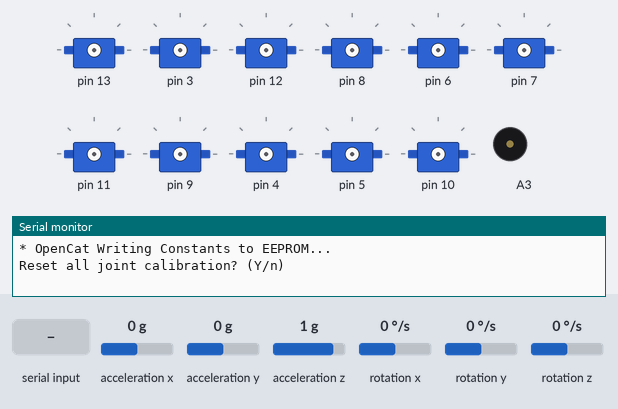
Simulated run of this sketch. Board: Arduino Uno, built with avr-gcc and run on an emulated ATmega328P. Parts: 11 × servo, buzzer (waves = sounding), the last lines printed to the serial monitor. The inputs (shaded band) are chosen by the test bench; at power-on: acceleration x 0 g, acceleration y 0 g, acceleration z 1 g, rotation x 0 °/s, rotation y 0 °/s, rotation z 0 °/s. EEPROM starts erased.

Above: at 0.9 s.
1.0 s: "c,1\n" received over Serial
At 3.2 s:
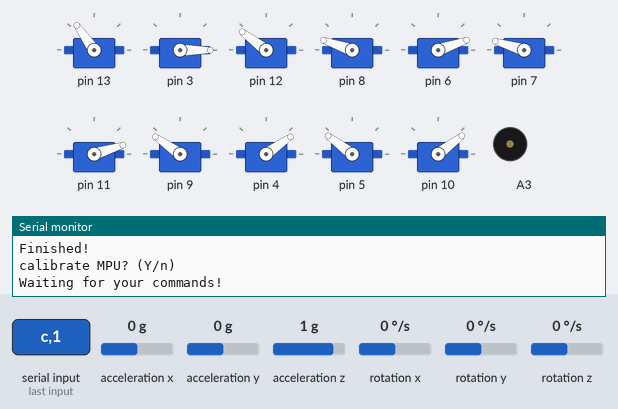
4.0 s: byte 100 ('d') received over Serial
At 5.1 s:
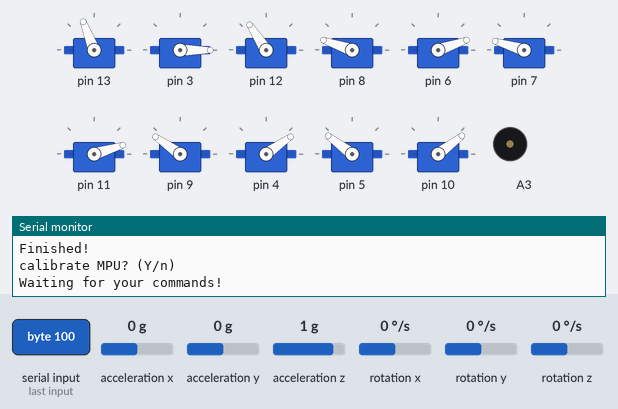
6.9 s: byte 99 ('c') received over Serial
At 8.6 s:
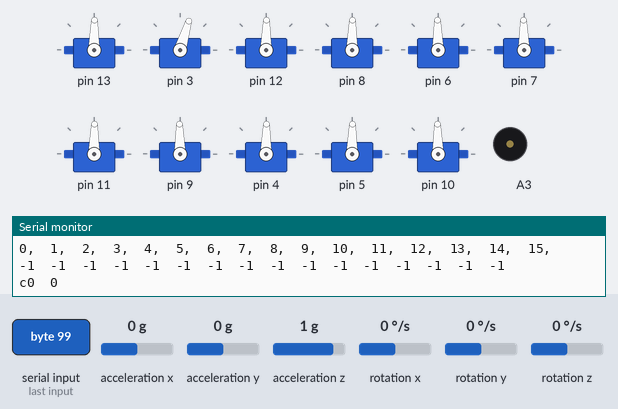
9.6 s: byte 103 ('g') received over Serial
At 10.8 s:
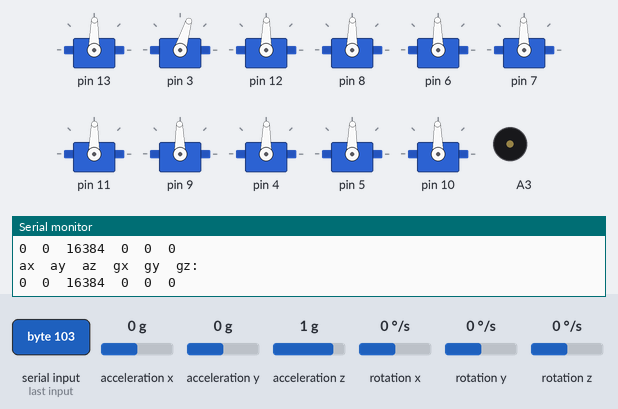
11.1 s: byte 115 ('s') received over Serial
At 12.3 s:
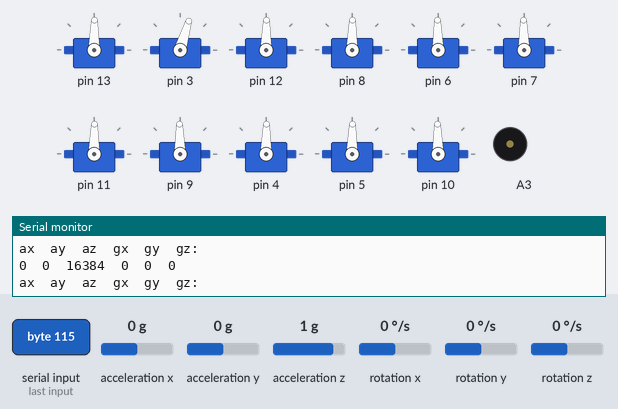
14.1 s: byte 97 ('a') received over Serial
At 14.5 s:
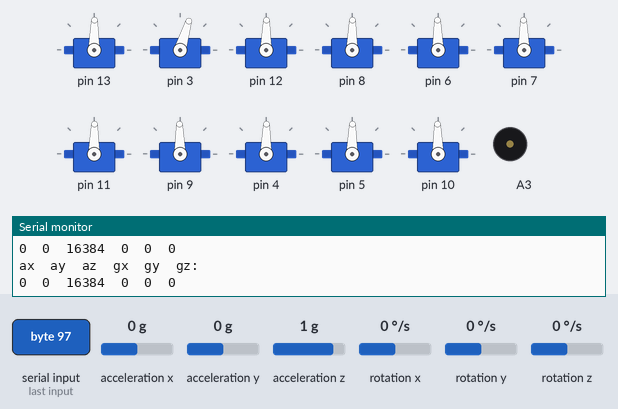
Timing chart, 0 to 17.1 s (numbered marks = the images above; inputs shaded):
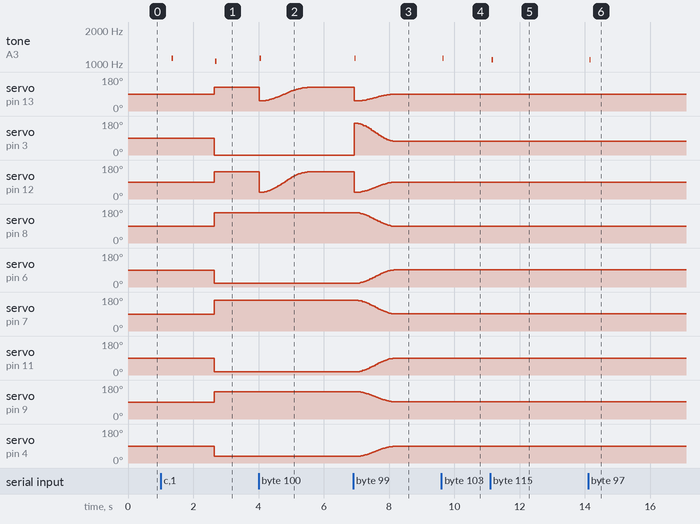

Measured:
- after the input at 1.0 s, tone on A3: silent → 1121 Hz after 0.34 s, → silent 0.04 s later, → 1056 Hz 1.3 s later, → silent 0.04 s later; servo on pin 13: 90° → 125° after 1.6 s; servo on pin 3: 90° → 0° after 1.6 s; servo on pin 12, servo on pin 5: 90° → 143° after 1.6 s; servo on pin 8: 90° → 161° after 1.6 s
- after the input at 4.0 s, tone on A3: silent → 1121 Hz at once, → silent 0.04 s later
- after the input at 6.9 s, tone on A3: silent → 1121 Hz at once, → silent 0.04 s later; servo on pin 8: moves from 161° to 89° over 1.1 s, starting after 0.09 s
- after the input at 9.6 s, tone on A3: silent → 1121 Hz at once, → silent 0.04 s later
- after the input at 11.1 s, tone on A3: silent → 1086 Hz after 0.05 s, → silent 0.04 s later
- after the input at 14.1 s, tone on A3: silent → 1086 Hz after 0.05 s, → silent 0.04 s later

The sketch:

WriteInstinct.ino
```cpp
// (licence header left out)
#include "OpenCat.h"
#define INSTINCT_SKETCH

void saveMPUcalib(int * var) {
  for (byte i = 0; i < 6; i++)
    EEPROM.update(MPUCALIB + i, var[i]);
}

void writeConst() {
  EEPROM.update(MELODY, sizeof(melody));
  for (byte i = 0; i < sizeof(melody); i++)
    EEPROM.update(MELODY - 1 - i, melody[i]);
  PTLF("Reset all joint calibration? (Y/n)");
  while (!Serial.available());
  char resetJointCalibrationQ = Serial.read();
  for (byte i = 0; i < DOF; i++) {
    if (resetJointCalibrationQ == 'Y')
      EEPROM.update(CALIB + i, calibs[i]);
    EEPROM.update(PIN + i, pins[i]);
    EEPROM.update(MID_SHIFT + i, middleShifts[i]);
    EEPROM.update(ROTATION_DIRECTION + i, rotationDirections[i]);
    EEPROM.update(SERVO_ANGLE_RANGE + i, servoAngleRanges[i]);
    for (byte para = 0; para < NUM_ADAPT_PARAM; para++) {
      EEPROM.update(ADAPT_PARAM + i * NUM_ADAPT_PARAM + para, round(adaptiveParameterArray[i][para]));
    }
    /*PT(servoCalib(i));
      PT(',');*/
  }
  //PTL();
}
void saveSkillInfoFromProgmemToOnboardEeprom() {
  int skillAddressShift = 0;
  unsigned int i2cEepromAddress = 0; //won't hurt if unused
#ifdef I2C_EEPROM
  PTLF("\n* Do you need to update Instincts? (Y/n)");
  while (!Serial.available());
  char choice = Serial.read();
  PT(choice == 'Y' ? "Will" : "Won't");
  PTL(" overwrite Instincts on external I2C EEPROM!");
#endif
  PTLF("Saving skill info...");
  for (byte s = 0; s < NUM_SKILLS; s++) {//save skill info to on-board EEPROM
    byte len = strlen(skillNameWithType[s]);
    EEPROM.update(SKILLS + skillAddressShift++, len - 1); //the last char in name denotes skill type, I(nstinct) on external eeprom, N(ewbility) on progmem
    PT(skillNameWithType[s][len - 1] == 'I' ? "I nstinct:\t" : "N ewbility:\t");
    for (byte l = 0; l < len; l++) {
      PT(skillNameWithType[s][l]);
      EEPROM.update(SKILLS + skillAddressShift++, skillNameWithType[s][l]);
    }
    PTL();
    //PTL("Current EEPROM address is " + String(SKILLS + skillAddressShift));
#ifdef I2C_EEPROM
    if (!EEPROMOverflow)
      if (skillNameWithType[s][len - 1] == 'I' && choice == 'Y') { //  if there's instinct and there's i2c eeprom, and user decide to update.
        // save the data array to i2c eeprom. its address will be saved to onboard eeprom
        EEPROMWriteInt(SKILLS + skillAddressShift, i2cEepromAddress);
        copyDataFromPgmToI2cEeprom(i2cEepromAddress,  (unsigned int) progmemPointer[s]);
      }
#endif
    skillAddressShift += 2; // one int (2 bytes) for address
  }
  PTLF("  ******************* Notice! ****************************");
  PTLF("    Maximal storage of onboard EEPROM is 1024 bytes.");
  PTF("\tInstinctive dictionary used ");
  PT(SKILLS + skillAddressShift);
  PT(" bytes (");
  PT(float(100) * (SKILLS + skillAddressShift) / 1024);
  PTLF(" %)!");
#ifdef I2C_EEPROM
  if (choice == 'Y') {
    PTF("    Maximal storage of external I2C EEPROM is ");
    PT(EEPROM_SIZE);
    PTLF(" bytes.");
    PT("\tInstinctive data used ");
    PT(i2cEepromAddress);
    PT(" bytes (");
    PT(float(100)*i2cEepromAddress / EEPROM_SIZE);
    PTLF(" %)!");
  }
#endif
  PTLF("  ********************************************************");
  PTLF("Finished!");
}

// the following MPU calibration codes are modified based on http://wired.chillibasket.com/2015/01/calibrating-mpu6050/
// Rongzhong Li
// Sep 16, 2018

// Arduino sketch that returns calibration offsets for MPU6050
//   Version 1.1  (31th January 2014)
// Done by Luis Ródenas <luisrodenaslorda@gmail.com>
// Based on the I2Cdev library and previous work by Jeff Rowberg <jeff@rowberg.net>
// Updates (of the library) should (hopefully) always be available at https://github.com/jrowberg/i2cdevlib

// These offsets were meant to calibrate MPU6050's internal DMP, but can be also useful for reading sensors.
// The effect of temperature has not been taken into account so I can't promise that it will work if you
// calibrate indoors and then use it outdoors. Best is to calibrate and use at the same room temperature.

/* ==========  LICENSE  ==================================
  I2Cdev device library code is placed under the MIT license
  Copyright (c) 2011 Jeff Rowberg

  Permission is hereby granted, free of charge, to any person obtaining a copy
  of this software and associated documentation files (the "Software"), to deal
  in the Software without restriction, including without limitation the rights
  to use, copy, modify, merge, publish, distribute, sublicense, and/or sell
  copies of the Software, and to permit persons to whom the Software is
  furnished to do so, subject to the following conditions:

  The above copyright notice and this permission notice shall be included in
  all copies or substantial portions of the Software.

  THE SOFTWARE IS PROVIDED "AS IS", WITHOUT WARRANTY OF ANY KIND, EXPRESS OR
  IMPLIED, INCLUDING BUT NOT LIMITED TO THE WARRANTIES OF MERCHANTABILITY,
  FITNESS FOR A PARTICULAR PURPOSE AND NONINFRINGEMENT. IN NO EVENT SHALL THE
  AUTHORS OR COPYRIGHT HOLDERS BE LIABLE FOR ANY CLAIM, DAMAGES OR OTHER
  LIABILITY, WHETHER IN AN ACTION OF CONTRACT, TORT OR OTHERWISE, ARISING FROM,
  OUT OF OR IN CONNECTION WITH THE SOFTWARE OR THE USE OR OTHER DEALINGS IN
  THE SOFTWARE.
  =========================================================
*/

// I2Cdev and MPU6050 must be installed as libraries
#include <I2Cdev.h>
#include <MPU6050.h>
#include <Wire.h>

///////////////////////////////////   CONFIGURATION   /////////////////////////////
//Change this 3 variables if you want to fine tune the skecth to your needs.
int discard = 100;
int buffersize = 1000;   //Amount of readings used to average, make it higher to get more precision but sketch will be slower  (default:1000)
int acel_deadzone = 8;   //Acelerometer error allowed, make it lower to get more precision, but sketch may not converge  (default:8)
int giro_deadzone = 1;   //Giro error allowed, make it lower to get more precision, but sketch may not converge  (default:1)

// default I2C address is 0x68
// specific I2C addresses may be passed as a parameter here
// AD0 low = 0x68 (default for InvenSense evaluation board)
// AD0 high = 0x69
//MPU6050 mpu;
MPU6050 mpu(0x68); // <-- use for AD0 high


byte stage = 0;
char choice;
int ag[6];      //int16_t ax, ay, az, gx, gy, gz;
int agMean[6];  //mean_ax, mean_ay, mean_az, mean_gx, mean_gy, mean_gz;
int agOffset[6];  //ax_offset, ay_offset, az_offset, gx_offset, gy_offset, gz_offset;
int mpuOffset[6];
uint8_t timer = 0;
#define SKIP 3
#ifdef SKIP
byte updateFrame = 0;
#endif
byte firstValidJoint;
char token;
#define CMD_LEN 10
char lastCmd[CMD_LEN] = {};
byte jointIdx = 0;

#define CMD_LEN 10
bool printMPU = false;


void setup() {
  // join I2C bus (I2Cdev library doesn't do this automatically)
#if I2CDEV_IMPLEMENTATION == I2CDEV_ARDUINO_WIRE
  Wire.begin();
  TWBR = 24; // 400kHz I2C clock (200kHz if CPU is 8MHz)
#elif I2CDEV_IMPLEMENTATION == I2CDEV_BUILTIN_FASTWIRE
  Fastwire::setup(400, true);
#endif

  Serial.begin(38400);
  Serial.setTimeout(5);
  delay(1);
  while (!Serial);//check here
  /*PTLF("MPU calibration data");
    for (byte i = 0; i < 6; i++){
    PTL(EEPROMReadInt(MPUCALIB + i * 2));
    PT("\t");
    }
    PTL();*/
  // initialize device
  mpu.initialize();

  // wait for ready
  while (Serial.available() && Serial.read()); // empty buffer
  PTLF("\n* OpenCat Writing Constants to EEPROM...");
  writeConst(); // only run for the first time when writing to the board.
  beep(30);
  saveSkillInfoFromProgmemToOnboardEeprom();
  assignSkillAddressToOnboardEeprom();

  // servo
  {
    //pwm.begin();
    //pwm.setPWMFreq(60 * PWM_FACTOR);
    initServos();
    delay(200);
    strcpy(lastCmd, "rest");
    motion.loadBySkillName("rest");
    for (byte i = 0; i < DOF; i++) {
      pulsePerDegree[i] = float(PWM_RANGE) / servoAngleRange(i);
      servoCalibs[i] = servoCalib(i);
      calibratedDuty0[i] =  SERVOMIN + PWM_RANGE / 2 + float(middleShift(i) + servoCalibs[i]) * pulsePerDegree[i]  * rotationDirection(i) ;
      calibratedPWM(i, motion.dutyAngles[i]);
    }
    shutServos();
    token = 'd';
  }
  beep(30);

  // start message
  PTLF("\ncalibrate MPU? (Y/n)");
  while (!Serial.available());
  choice = Serial.read();
  //PTLF("Gotcha!");
  if (choice == 'Y') {
    PTLF("\n* MPU6050 Calibration Routine");
    delay(1000);
    // verify connection
    PTL(mpu.testConnection() ? "MPU6050 connection successful" : "MPU6050 connection failed");
    delay(2000);
    // reset offsets
    mpu.setXAccelOffset(0);
    mpu.setYAccelOffset(0);
    mpu.setZAccelOffset(0);
    mpu.setXGyroOffset(0);
    mpu.setYGyroOffset(0);
    mpu.setZGyroOffset(0);
  } else {
    PTLF("Waiting for your commands!");
  }


}

void loop() {

  if (choice == 'Y') {
    if (stage == 0) {
      PTLF("\nReading sensors for first time...");
      meansensors();
      stage++;
      delay(1000);
    }

    if (stage == 1) {
      PTLF("\nYour MPU6050 should be placed in horizontal position, with package letters facing up.");
      PTLF("Don't touch it until all six numbers appear. You should hear a long beep followed by a Meooow!");
      calibration();
      stage++;
      delay(1000);
    }

    if (stage == 2) {
      meansensors();
      PTLF("FINISHED!");
      PTLF("\nData is printed as:\t\tacelX\tacelY\tacelZ\tgiroX\tgiroY\tgiroZ");
      PTLF("Readings should be close to:\t0\t0\t16384\t0\t0\t0");

      PTF("Sensor readings with offsets:\t");
      printList(agMean, 6);

      PTF("Your calibration offsets:\t");
      printList(agOffset, 6);

      PTLF("The offsets are saved and automatically sent to mpu.setXAccelOffset(yourOffset)\n");
      for (byte i = 0; i < 6; i++) {
        mpuOffset[i] = agOffset[i];
        EEPROMWriteInt(MPUCALIB + i * 2, mpuOffset[i]);
      }

      mpu.setXAccelOffset(agOffset[0]);
      mpu.setYAccelOffset(agOffset[1]);
      mpu.setZAccelOffset(agOffset[2]);
      mpu.setXGyroOffset(agOffset[3]);
      mpu.setYGyroOffset(agOffset[4]);
      mpu.setZGyroOffset(agOffset[5]);
      //while (1);
      stage = 3;
      initServos();
      meow();
    }
  }

  char cmd[CMD_LEN] = {};
  byte newCmd = 0;
  if (Serial.available() > 0) {
    token = Serial.read();
    newCmd = 3;
  }
  if (newCmd) {
    beep(newCmd * 10);
    // this block handles argumentless tokens

    if (token == 'g')
      printMPU = !printMPU;
    // if (token == 'h')
    //   PTLF("** Help Information **");// print the help document

    else if (token == 'd' ) {
      motion.loadBySkillName("rest");
      transform(motion.dutyAngles);
      PTLF("shut down servos");
      shutServos();
    }
    else if (token == 's') {
      PTLF("save calibration");
      saveCalib(servoCalibs);
    }
    else if (token == 'a') {
      PTLF("abort calibration");
      for (byte i = 0; i < DOF; i++) {
        servoCalibs[i] = servoCalib( i);
      }
    }
    // this block handles array like arguments
    else if (token == 'c' || token == 'm') {
      int target[2] = {};
      String inBuffer = Serial.readStringUntil('\n');
      byte inLen = 0;
      strcpy(cmd, inBuffer.c_str());
      char *pch;
      pch = strtok (cmd, " ,");
      for (int c = 0; pch != NULL; c++)
      {
        target[c] = atoi(pch);
        pch = strtok (NULL, " ,");
        inLen++;
      }

      if (token == 'c') {
        //PTLF("calibrating [ targetIdx, angle ]: ");
        if (strcmp(lastCmd, "c")) { //first time entering the calibration function
          motion.loadBySkillName("calib");
          transform(motion.dutyAngles);
          //shutServos();
        }
        if (inLen == 2)
          servoCalibs[target[0]] = target[1];
        PTL();
        for (byte i = 0; i < DOF; i++) {
          PT(i);
          PT(",\t");
        }
        PTL();
        printList(servoCalibs);
        yield();

      }
      else if (token == 'm') {
        //PTLF("moving [ targetIdx, angle ]: ");
        motion.dutyAngles[target[0]] = target[1];
      }
      PT(token);
      printList(target, 2);

      int duty = SERVOMIN + PWM_RANGE / 2 + float(middleShift(target[0])  + servoCalibs[target[0]] + motion.dutyAngles[target[0]]) * pulsePerDegree[target[0]] * rotationDirection(target[0]) ;
      writeServoMicroseconds(target[0],duty);
      //int angle = map(duty, SERVOMIN, SERVOMAX, 0, 180);
      //writeServo(target[0], angle);
      //pwm.setPWM(pin(target[0]), 0,  duty);
    }

    else if (Serial.available() > 0) {
      String inBuffer = Serial.readStringUntil('\n');
      strcpy(cmd, inBuffer.c_str());
    }
    while (Serial.available() && Serial.read()); //flush the remaining serial buffer in case the commands are parsed incorrectly

    if (strcmp(cmd, "") && strcmp(lastCmd, cmd) ) {
      //      PT("compare lastCmd ");
      //      PT(lastCmd);
      //      PT(" with newCmd ");
      //      PT(token);
      //      PT(cmd);
      //      PT("\n");
      if (token == 'w') {}; //some words for undefined behaviors

      if (token == 'k') { //validating key
        motion.loadBySkillName(cmd);
        //motion.info();
        PTF("free memory: ");
        PTL(freeMemory());
        timer = 0;
        if (strcmp(cmd, "balance") && strcmp(cmd, "lifted") && strcmp(cmd, "dropped") )
          strcpy(lastCmd, cmd);
        // if posture, start jointIdx from 0
        // if gait, walking DOF = 8, start jointIdx from 8
        //          walking DOF = 12, start jointIdx from 4
        firstValidJoint = (motion.period == 1) ? 0 : DOF - WalkingDOF;
        jointIdx = firstValidJoint;
        transform( motion.dutyAngles, firstValidJoint, 2);
        if (!strcmp(cmd, "rest")) {
          shutServos();
          token = 'd';
        }
      }
      else {
        lastCmd[0] = token;
        memset(lastCmd + 1, '\0', CMD_LEN - 1);
      }
    }
  }

  //motion block
  {
    if (printMPU) {
      mpu.getMotion6(ag, ag + 1, ag + 2, ag + 3, ag + 4, ag + 5);
      PTLF("ax\tay\taz\tgx\tgy\tgz: ");
      printList(ag, 6);
    }

    if (token == 'k') {
      // if (lastCmd[0] == 'm' && lastCmd[1] == 'r')
#ifndef HEAD  //skip head
      if (jointIdx == 0)
        jointIdx = 2;
#endif
#ifndef TAIL  //skip tail
      if (jointIdx == 2)
        jointIdx = 4;
#endif
      if (motion.period != 1) {//skip non-walking DOF
        if (jointIdx < 4)
          jointIdx = 4;

      }
#if WalkingDOF==8 //skip shoulder roll
      if (jointIdx == 4)
        jointIdx = 8;
#endif
      int dutyIdx = timer * WalkingDOF + jointIdx - firstValidJoint;
      calibratedPWM(jointIdx, motion.dutyAngles[dutyIdx] );
      jointIdx++;

      if (jointIdx == DOF) {
        jointIdx = 0;
#ifdef SKIP
        if (updateFrame++ == SKIP) {
          updateFrame = 0;
#endif
          timer = (timer + 1) % motion.period;
#ifdef SKIP
        }
#endif
      }
    }
  }
}

void meansensors() {
  long i = 0;
  long * agBuff = new long[6] {0, 0, 0, 0, 0, 0}; //buff_ax = 0, buff_ay = 0, buff_az = 0, buff_gx = 0, buff_gy = 0, buff_gz = 0;

  while (i < (buffersize + discard + 1)) {
    // read raw accel/gyro measurements from device
    mpu.getMotion6(ag, ag + 1, ag + 2, ag + 3, ag + 4, ag + 5);

    if (i > discard && i <= (buffersize + discard)) { //First 100 measures are discarded
      for (byte i = 0; i < 6; i++)
        agBuff[i] += ag[i];
      /*
        //replacing the following codes
        buff_ax = buff_ax + ax;
        buff_ay = buff_ay + ay;
        buff_az = buff_az + az;
        buff_gx = buff_gx + gx;
        buff_gy = buff_gy + gy;
        buff_gz = buff_gz + gz;*/
    }
    if (i == (buffersize + discard)) {
      for (byte i = 0; i < 6; i++)
        agMean[i] = agBuff[i] / buffersize;
      /*mean_ax = buff_ax / buffersize;
        mean_ay = buff_ay / buffersize;
        mean_az = buff_az / buffersize;
        mean_gx = buff_gx / buffersize;
        mean_gy = buff_gy / buffersize;
        mean_gz = buff_gz / buffersize;*/
    }
    i++;
    delay(2); //Needed so we don't get repeated measures
  }
  delete [] agBuff;
}

void calibration() {
  for (int i = 0; i < 6; i++) {
    agOffset[i] = ((i == 2 ? 16384 : 0) - agMean[i]) / 8; //agOffset[2] is az_offset

    /*
       //replacing the following codes
       ax_offset = -mean_ax / 8;
      ay_offset = -mean_ay / 8;
      az_offset = (16384 - mean_az) / 8;

      gx_offset = -mean_gx / 4;
      gy_offset = -mean_gy / 4;
      gz_offset = -mean_gz / 4;*/
  }
  while (1) {
    int ready = 0;
    mpu.setXAccelOffset(agOffset[0]);
    mpu.setYAccelOffset(agOffset[1]);
    mpu.setZAccelOffset(agOffset[2]);
    mpu.setXGyroOffset(agOffset[3]);
    mpu.setYGyroOffset(agOffset[4]);
    mpu.setZGyroOffset(agOffset[5]);
    /*
       //replacing the following codes
      mpu.setXAccelOffset(ax_offset);
      mpu.setYAccelOffset(ay_offset);
      mpu.setZAccelOffset(az_offset);
      mpu.setXGyroOffset(gx_offset);
      mpu.setYGyroOffset(gy_offset);
      mpu.setZGyroOffset(gz_offset);*/

    meansensors();

    for (int i = 0; i < 6; i++) {
      int tolerance = (i < 3) ? acel_deadzone : giro_deadzone;
      if (abs((i == 2 ? 16384 : 0) - agMean[i]) <= tolerance) {
        PT(i + 1);
        beep(i * 2 + (i == 3 ? 0 : 1), 100, 10); // note F to G takes half tone
        ready++;
      }
      else {
        PT('.');
        agOffset[i] -= (agMean[i] - (i == 2 ? 16384 : 0)) / (tolerance == 1 ? 3 : tolerance);
      }
    }
    PTL();
    for (int i = 0; i < 6; i++) {
      PT(agOffset[i]);
      PT("\t");
    }
    PTL();
    /*  //replacing the following codes

          if (abs(mean_ax) <= acel_deadzone) {
            PT (1);
            beep(1, 100, 10);
            ready++;
          }
          else {
            PT('.');
            ax_offset = ax_offset - mean_ax / acel_deadzone;
          }

          if (abs(mean_ay) <= acel_deadzone)  {
            PT (2);
            beep(3, 100, 10);
            ready++;
          }
          else {
            PT('.');
            ay_offset = ay_offset - mean_ay / acel_deadzone;
          }

          if (abs(16384 - mean_az) <= acel_deadzone)  {
            PT (3);
            beep(5, 100, 10);
            ready++;
          }
          else {
            PT('.');
            az_offset = az_offset + (16384 - mean_az) / acel_deadzone;
          }

          if (abs(mean_gx) <= giro_deadzone) {
            PT (4);
            beep(6, 100, 10);
            ready++;
          }
          else {
            PT('.');
            gx_offset = gx_offset - mean_gx / (giro_deadzone + 2);
          }

          if (abs(mean_gy) <= giro_deadzone) {
            PT (5);
            beep(8, 100, 10);
            ready++;
          }
          else {
            PT('.');
            gy_offset = gy_offset - mean_gy / (giro_deadzone + 2);
          }

          if (abs(mean_gz) <= giro_deadzone)  {
            PT (6);
            beep(10, 100, 10);
            ready++;
          }
          else {
            PT('.');
            gz_offset = gz_offset - mean_gz / (giro_deadzone + 2);
          }
    */

    if (ready == 6) {
      delay(500);
      beep(100, 1000);
      break;
    }
  }
}
```

Source omitted: Instinct.h (data table, 21948 bytes), OpenCat.h (25586 bytes)
